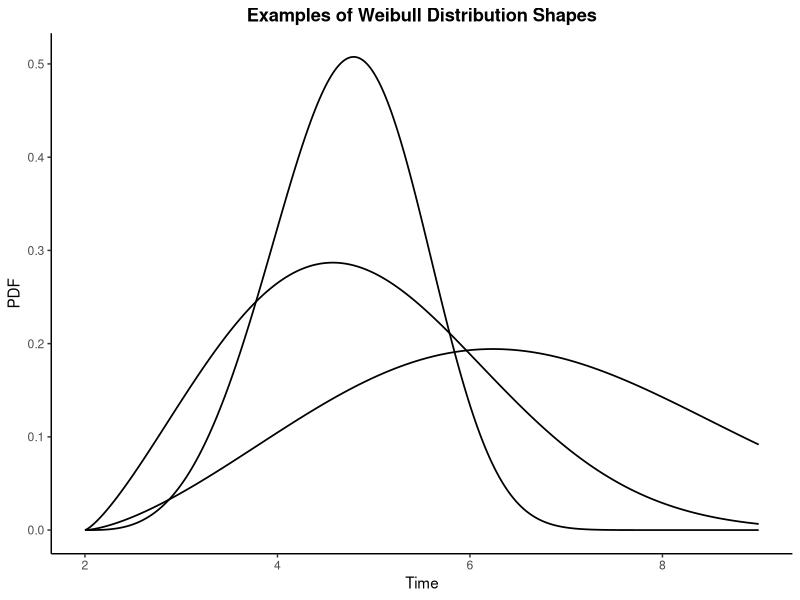
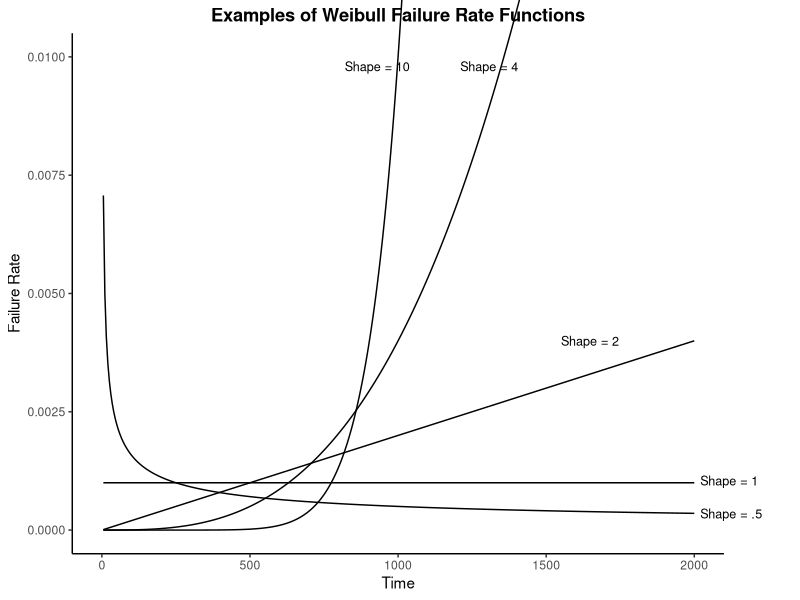
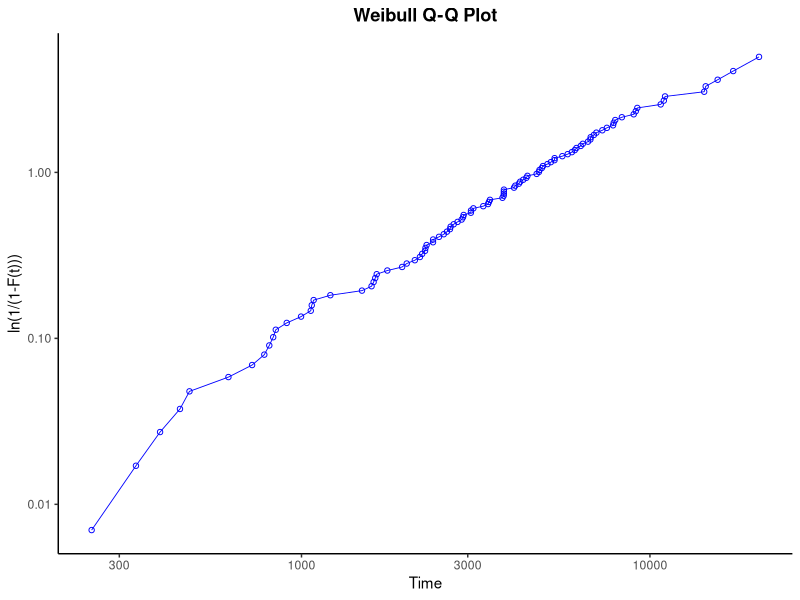

Write the R code that produced these figures, in order.
## ---- chunk 1
#| label: fig-apr-162-pdf-shapes
#| fig-cap: "Examples of Weibull distribution shapes"
#| code-fold: true
#| message: false
library(tidyverse)

mu <- 2
t_seq <- seq(mu, 9, length.out = 400)
shape_levels <- c("gamma == 4", "gamma == 2.3", "gamma == 2.5")
pdf_df <- bind_rows(
  tibble(t = t_seq, pdf = dweibull(t_seq - mu, 4, 3), shape = "gamma == 4"),
  tibble(t = t_seq, pdf = dweibull(t_seq - mu, 2.3, 3.3), shape = "gamma == 2.3"),
  tibble(t = t_seq, pdf = dweibull(t_seq - mu, 2.5, 5.2), shape = "gamma == 2.5")
) |>
  mutate(shape = factor(shape, levels = shape_levels))

ggplot(pdf_df, aes(t, pdf, linetype = shape)) +
  geom_line(linewidth = 0.6, color = "black") +
  scale_linetype_manual(values = c("solid", "solid", "solid"), guide = "none") +
  labs(title = "Examples of Weibull Distribution Shapes", x = "Time", y = "PDF") +
  theme_classic() +
  theme(plot.title = element_text(hjust = 0.5, face = "bold"))
## ---- chunk 2
#| label: fig-apr-162-failure-rate-shapes
#| fig-cap: "Examples of Weibull failure rate functions"
#| code-fold: true
alpha_fr <- 1000
t_fr <- seq(5, 2000, length.out = 400)
h <- function(t, gamma, alpha) (gamma / alpha) * (t / alpha)^(gamma - 1)

fr_levels <- c("Shape = .5", "Shape = 1", "Shape = 2", "Shape = 4", "Shape = 10")
fr_df <- bind_rows(
  tibble(t = t_fr, fr = h(t_fr, 0.5, alpha_fr), shape = "Shape = .5"),
  tibble(t = t_fr, fr = h(t_fr, 1, alpha_fr), shape = "Shape = 1"),
  tibble(t = t_fr, fr = h(t_fr, 2, alpha_fr), shape = "Shape = 2"),
  tibble(t = t_fr, fr = h(t_fr, 4, alpha_fr), shape = "Shape = 4"),
  tibble(t = t_fr, fr = h(t_fr, 10, alpha_fr), shape = "Shape = 10")
) |>
  mutate(shape = factor(shape, levels = fr_levels))

label_df <- tibble(
  t = c(2020, 2020, 820, 1210, 1550),
  fr = c(0.00035, 0.00105, 0.0098, 0.0098, 0.0040),
  label = c("Shape = .5", "Shape = 1", "Shape = 10", "Shape = 4", "Shape = 2")
)

ggplot(fr_df, aes(t, fr, group = shape)) +
  geom_line(linewidth = 0.5, color = "black") +
  geom_text(data = label_df, aes(t, fr, label = label), inherit.aes = FALSE, hjust = 0, size = 3.2) +
  coord_cartesian(xlim = c(0, 2000), ylim = c(0, 0.010), clip = "off") +
  labs(title = "Examples of Weibull Failure Rate Functions", x = "Time", y = "Failure Rate") +
  theme_classic() +
  theme(plot.title = element_text(hjust = 0.5, face = "bold"), plot.margin = margin(5.5, 55, 5.5, 5.5))
## ---- chunk 3
#| label: fig-apr-162-probability-plot
#| fig-cap: "Weibull Q-Q plot for 100 simulated Weibull random variables"
#| code-fold: true
set.seed(42)
weibull_sample <- sort(rweibull(100, 1.5, 5000))
p <- ppoints(length(weibull_sample), a = 0.3)

ggplot(tibble(time = weibull_sample, y = -log(1 - p)), aes(time, y)) +
  geom_point(shape = 1, color = "blue") +
  geom_line(color = "blue", linewidth = 0.3) +
  scale_x_log10() +
  scale_y_log10() +
  labs(title = "Weibull Q-Q Plot", x = "Time", y = "ln(1/(1-F(t)))") +
  theme_classic() +
  theme(plot.title = element_text(hjust = 0.5, face = "bold"))
## ---- chunk 4
#| label: verify-apr-162-pdf-cdf
#| code-fold: true
tibble(
  Statistic = c("PDF", "CDF"),
  Value = c(dweibull(1000, 1.5, 5000), pweibull(1000, 1.5, 5000))
) |>
  knitr::kable(digits = 6, align = "lr")
